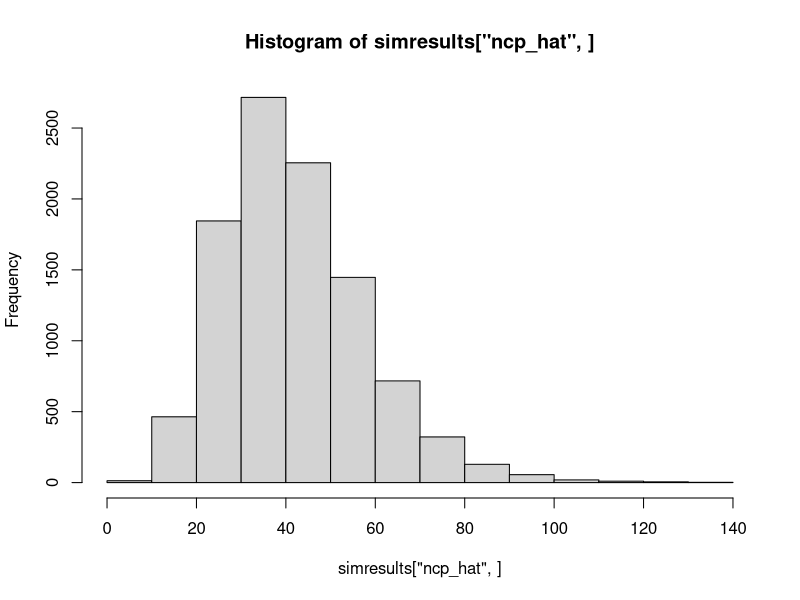
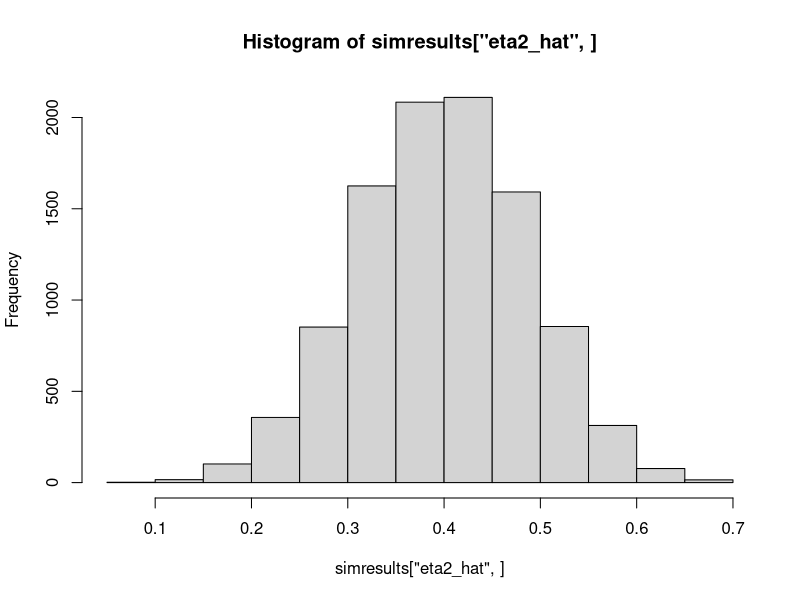
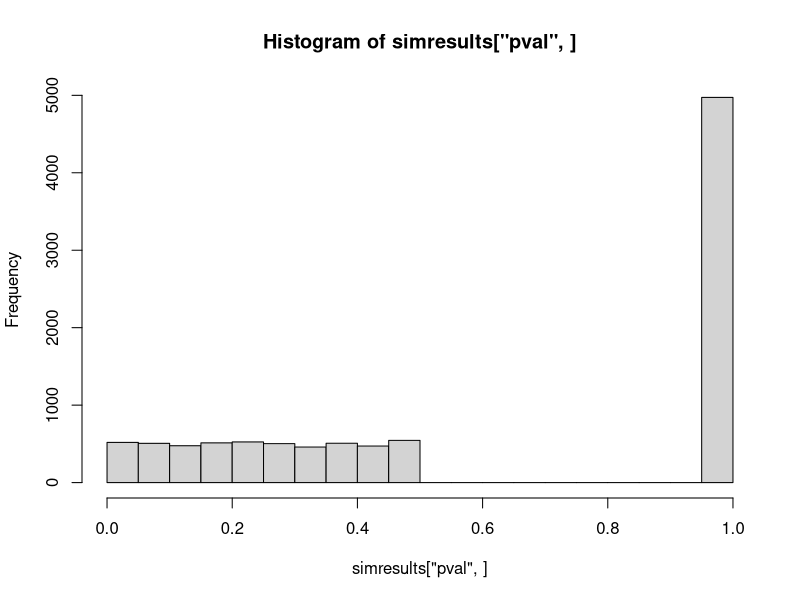

These charts were generated, in order, by the following R code:



############################################
#  start of noninf_Fstat  function
############################################

noninf_Fstat <-  function(Fstat, df1, df2, N, eq_bound_eta, alpha = 0.05, makeplot =FALSE, tol = 1e-09){
  

# first calculate point-estimate to make sure it is less than eq_bound_eta:

  ncp_hat <- uniroot(function(q) (pf(Fstat, 
                                     df1, 
                                     df2, 
                                     ncp = q) - 0.5),
                     interval = c(0, Fstat * df1 * 1000),
                     tol = tol)$root

  eta2_hat =  ncp_hat/(ncp_hat+N)
#  eta_pop<-(Fstat*df1)/(Fstat*df1+df2)  # not sure where this is coming from?
#  ncp = N/(1/eta_pop-1)

  
  if(eta2_hat > eq_bound_eta){

    print(paste("Warning: point estimate of", round(eta2_hat,3), "is above eq_bound_eta."))
	return(list(ncp_hat=ncp_hat, eta2_hat=eta2_hat, pval=1))}


  #Then calculate one-side (1-alpha)% CI for eta2.

  ncp_lower <- 0
  

  ncp_upper <- uniroot(function(q) (pf(Fstat, 

                                       df1, 

                                       df2, 

                                       ncp = q) - (alpha)),

                       interval = c(0, ncp_hat*100),

                       tol = tol)$root

# Convert the CI bounds for the ncp to bounds eta2:

  LL_CI <- ncp_lower/(ncp_lower+N)
  UL_CI <- ncp_upper/(ncp_upper+N)

  

  if(eta2_hat <= eq_bound_eta){	

    pval <- uniroot(function(alpha) (
    
    				pf(	Fstat, 
					df1, 
				    df2, 
					ncp = (eq_bound_eta * N) / (1 - eq_bound_eta)) - (alpha)),
                    interval = c(0,1),
                    tol = tol)$root

  }

    #add plot
if(makeplot==TRUE){
    #Eta function

    xmin <- 0

    xmax <- 0.999

    ymax <- 1

    x=seq(xmin,xmax,length=1000)

    ncp = ncp_hat

    #    ncp = N/(1/eta2_hat-1)

    crit_f <- qf(1 - alpha, df1, df2, ncp = 0)

    eta_pop_dist <- function(x) df((x*df2)/(df1-x*df1), df1, df2, ncp = ncp)

    par(bg = "white")

    plot(-10,xlab=substitute(paste(eta[p]^2)), ylab="", axes=FALSE,

         xlim=c(0,xmax),  ylim=c(0, ymax))

    axis(side=1, at=seq(0,xmax, 0.1), labels=seq(0,xmax, 0.1))

    #axis(side=2)

title(main=paste("Equivalence bound = ",round(eq_bound_eta,digits=3),"\nObserved eta = ",round(eta2_hat,digits=3)," \n one-sided ", 100*(1-alpha),"% CI [",round(LL_CI,digits=3),";",round(UL_CI,digits=3),"], p = ",round(pval,digits=3),sep=""), cex.main=1)

    ncp<-0

    eta_pop_crit<-(crit_f*df1)/(crit_f*df1+df2)

    # #Draw null distribution


    #Add Type 2 error rate

    ncp <- ncp_hat #So set ncp to observed value

    curve(eta_pop_dist, 0.00000000001, 0.99999999, n=10000, col="black", lwd=2, add=TRUE)


    abline(v=eq_bound_eta, lty=2)

    abline(v=eta2_hat, lty=2, col="grey")

    points(x=eta2_hat, y=0.7, pch=15, cex=2)

    segments(LL_CI,0.7,UL_CI,0.7, lwd=3)


}
  
  if(pval==0){print(paste("warning: pval <=", tol,". Lower tol for additional accuracy."))}

	return(list(ncp_hat=ncp_hat, eta2_hat=eta2_hat, pval=pval))

}

############################################
#  end of noninf_Fstat  function
############################################


############################################
### Now a function "simdata()" that will be used for
### simulating ANOVA style data with J=3 groups, with 
### a true population signal-to-noise ratio
### of 0.667 and a true population
### eta2 of 0.4 (see Kelly(2007), section 3.2) :

simdata<-function(nfactor=1, equalsizes=TRUE, sigma2e=1){

mu1 <- -1
mu2 <- 0
mu3 <- 1
mu <- 0

if(equalsizes){
n1 <- 10*nfactor
n2 <- 10*nfactor
n3 <- 10*nfactor}

if(!equalsizes){
n1 <- 5*nfactor
n2 <- 10*nfactor
n3 <- 15*nfactor}

N <- sum(c(n1,n2,n3))

tao1 <- mu1-mu
tao2 <- mu2-mu
tao3 <- mu3-mu

dat1 <- rnorm(n1,mu1,sqrt(sigma2e))
dat2 <- rnorm(n2,mu2,sqrt(sigma2e))
dat3 <- rnorm(n3,mu3,sqrt(sigma2e))

dat <- c(dat1,dat2,dat3)
groups <- as.factor(c(rep(1,n1),rep(2,n2),rep(3,n3)))

aovdata<-data.frame(dat=dat, groups= groups)

F<-summary(aov(dat ~ as.factor(groups), data= aovdata))[[1]]$F[1]

Lambda <-  sum(c(n1*tao1^2,n2*tao2^2,n3*tao3^2))/sigma2e

# Alternatively, Equation 42 can be written as:
sigma2p<- sum(c(n1*tao1^2,n2*tao2^2,n3*tao3^2))/N

N*sigma2p/sigma2e

# The signal-to-noise ratio is defined as:

phi2 <- sigma2p/sigma2e
#print(paste("pop. signal-to-noise ratio =" ,round(phi2,3)))
# or:

Lambda/N

# and the proportion of variance in Y accounted for by 
# knowing the level of the factor (or group status in 
# a single factor design) is defined as:

eta2 <- Lambda/(Lambda+N)

return((aovdata))}

# Examples of using simdata() funciton: 
#simdata(1)  # n=30 observations
#simdata(2)  # n=60 observations

# Also we can simulate non-equal group sizes:
#simdata(1, equalsizes=FALSE) # n=30 observations
#simdata(2, equalsizes=FALSE) # n=60 observations

# Also we can simulate with a smaller or a larger ammount of variance:
#simdata(1, sigma2e=0.05)  # n=30 observations
#simdata(2, sigma2e=5)  # n=60 observations









############################################
# Small simulation study (will take ~5min):
		 # We simulate data from a population
		 # where the true population eta_p^2 value is
		 # equal to 0.4 and the true population ncp = 40.
		 # We define the DELTA eq_bound_eta = 0.3999.
		 # This is a "between-subjects" design.
		
		 
nSim <- 10000
simresults <- apply(cbind(1:nSim),1, 
	function(x){
				if(round(x/37)==(x/37)){print(paste("% complete:",round(x/nSim,2)))}
		aovdata<-simdata(2) 
		ttt<-(summary(aov(aovdata$dat~aovdata$groups)))
		result<-noninf_Fstat(Fstat= ttt[[1]]$F[1], 
					df1= ttt[[1]]$Df[1], 
					df2= ttt[[1]]$Df[2], 
					N=dim(aovdata)[1], 
					eq_bound_eta=0.3999)
		return(unlist(result))
				} 
			)

## Is our point estimate for Lambda (i.e. ncp_hat) unbiased?  (true ncp=40)
mean(simresults["ncp_hat",], na.rm=TRUE)
median(simresults["ncp_hat",], na.rm=TRUE)
hist(simresults["ncp_hat",])

## Is our point estimate for eta2 unbiased? (true eta2=0.40)
mean(simresults["eta2_hat",], na.rm=TRUE)
median(simresults["eta2_hat",], na.rm=TRUE)
hist(simresults["eta2_hat",])

## Does our test has correct type 1 error? (pvalues should be uniformly ditributed)
mean(simresults["pval",]<0.05, na.rm=TRUE)
median(simresults["pval",], na.rm=TRUE)
hist(simresults["pval",])